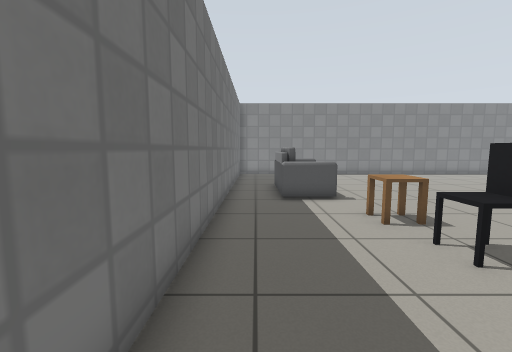
view 1 (above)

16 first-person views from a walk through a robot-simulator world made for Gazebo. The camera is 0.9 m above the floor, tilts 6° down and sees 90° across. The floor is counted in squares, 0.5 m on a side. Each view is taken from the middle of a square. On the plan, view 1 faces up. The plan holds only what a view shows up to about 15 squares ahead; the rest is blank. Gazebo's built-in surfaces are drawn with simple patterns. Simple shapes stand in for some stock models.

view 2
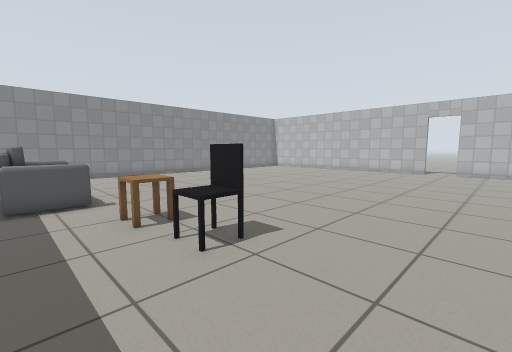

view 3
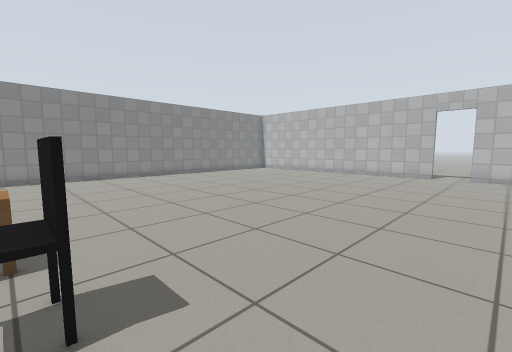

view 4
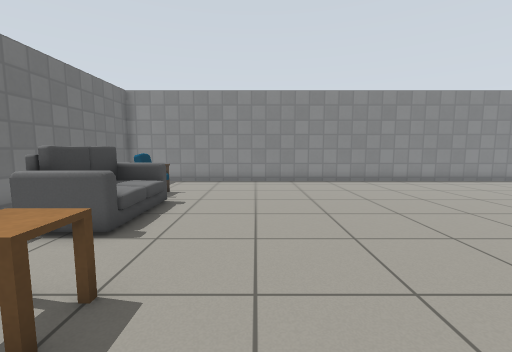

view 5
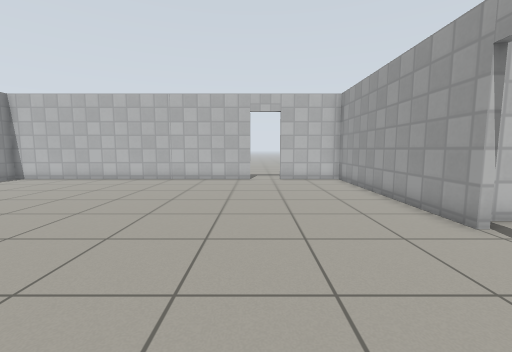

view 6
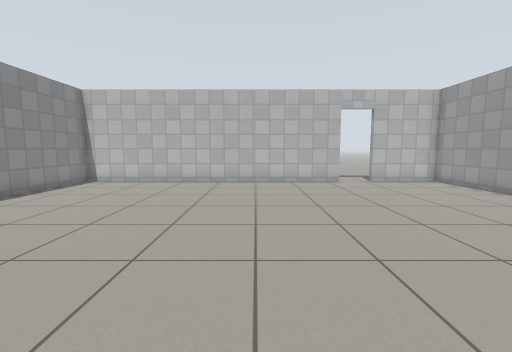

view 7
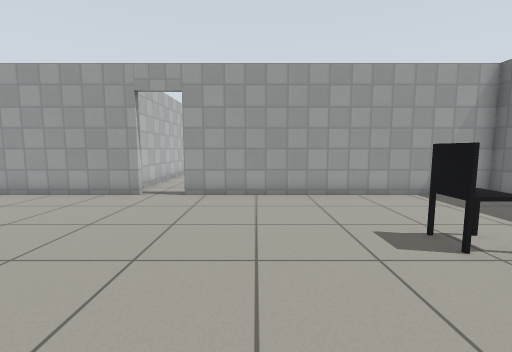

view 8
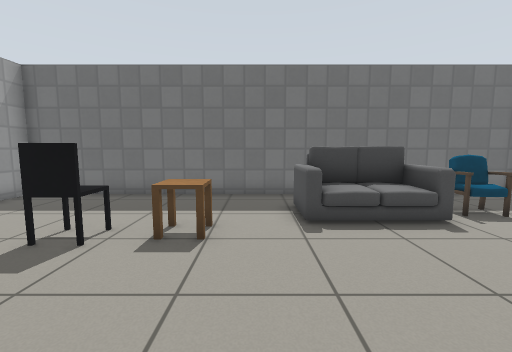

view 9
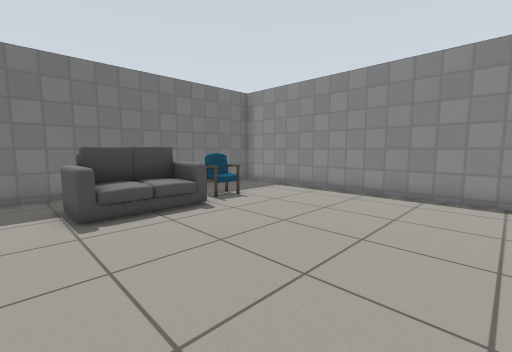

view 10
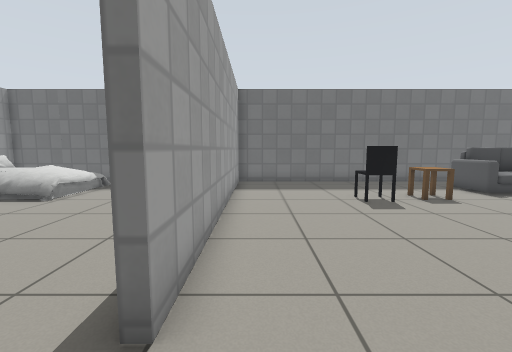

view 11
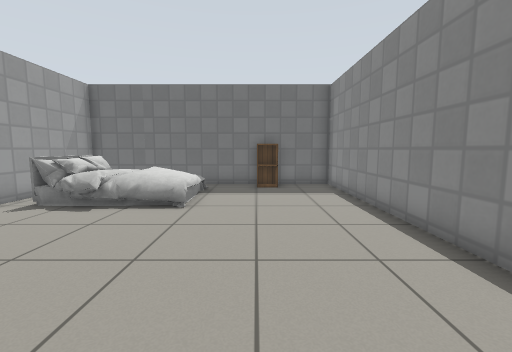

view 12
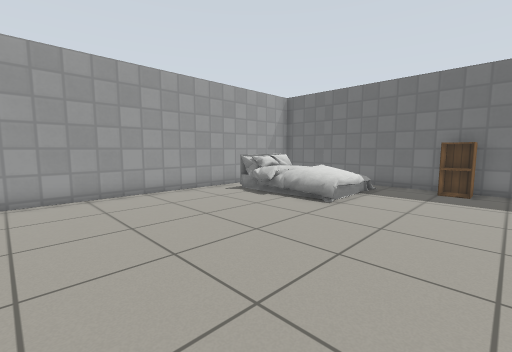

view 13
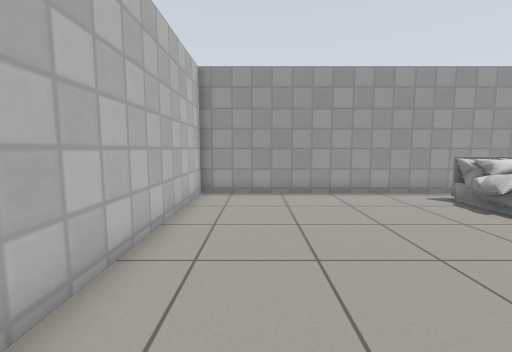

view 14
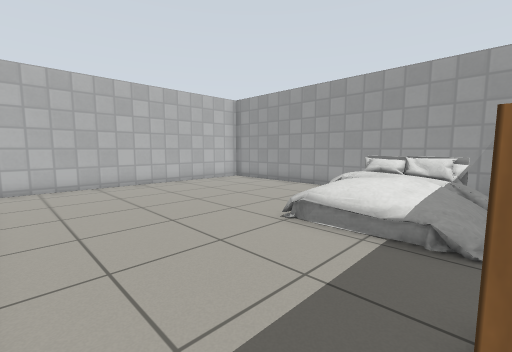

view 15
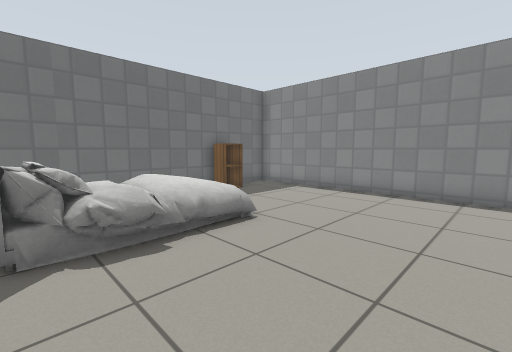

view 16
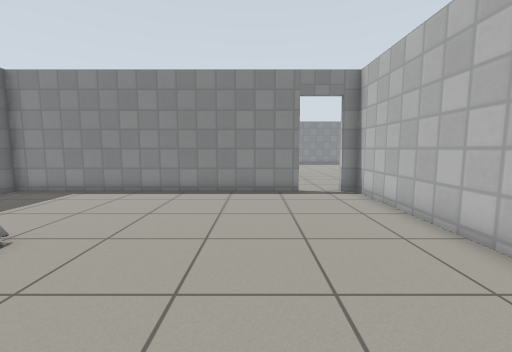

### Floor plan
Points are (right, up) in squares from view 1. A wall is a line through its corners. A room is listed if a view was taken in it or the views show most of it. See-through windows are left out.
Room 1 (views 1, 2, 3, 4, 5, 6, 7, 8, 9, 10)
walls: (12.6, -1) (22.3, -1) (22.3, 2.6); (22.3, 4.3) (22.3, 18.4) (-1.1, 18.4) (-1.1, -1) (10.8, -1)
ways out: open door at (11.5, -1) to room 2; open door at (22.5, 3.5)
objects: sofa (1, 9) to (3, 13); chair (1, 14) to (2, 15); office chair (3, 4) to (4, 5); side table (3, 6) to (4, 7)
Room 2 (views 11, 12, 13, 14, 15, 16)
walls: (10.8, -1.3) (-1.1, -1.3) (-1.1, -13.4) (13.3, -13.4) (13.3, -1.3)
ways out: open door at (11.5, -1) to room 1
objects: bed (0, -12) to (4, -7); cabinet (0, -5) to (0, -4)

Positions as (right, up) in squares from view 1, and headings:
1: (0, 0), facing up
2: (1, 0), facing up-right
3: (4, 1), facing up-right
4: (6, 4), facing up
5: (7, 4), facing right
6: (8, 9), facing right
7: (8, 9), facing down
8: (9, 8), facing left
9: (10, 8), facing up-left
10: (13, 0), facing left
11: (12, -5), facing left
12: (12, -3), facing down-left
13: (11, -3), facing down
14: (0, -2), facing down-right
15: (9, -12), facing up-left
16: (9, -12), facing up
